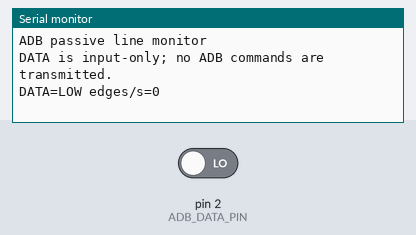
Simulated run of this sketch. Board: Arduino Uno, built with avr-gcc and run on an emulated ATmega328P. Shown: the last lines printed to the serial monitor. The inputs (shaded band) are chosen by the test bench; at power-on: pin 2 (ADB_DATA_PIN) LOW.

Above: at 1.4 s.
1.5 s: pin 2 (ADB_DATA_PIN) driven HIGH
At 2.8 s:
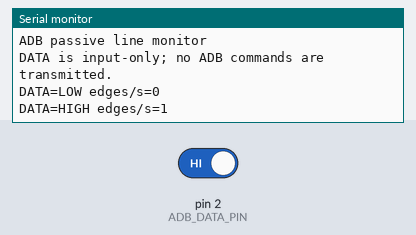
4.5 s: pin 2 (ADB_DATA_PIN) driven LOW
At 5.5 s:
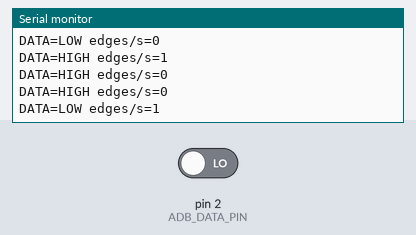

The sketch:

ADBLineMonitor.ino
```cpp
// Passive ADB wiring check for Arduino Uno.
// D2 is input-only here: this sketch never drives the ADB DATA line.
const uint8_t ADB_DATA_PIN = 2;
volatile uint32_t edgeCount = 0;
volatile uint8_t lastEdgeLevel = 1;

void onDataChange() {
  lastEdgeLevel = digitalRead(ADB_DATA_PIN);
  ++edgeCount;
}

void setup() {
  pinMode(ADB_DATA_PIN, INPUT); // external ADB pull-up should provide HIGH
  Serial.begin(115200);
  delay(200);
  attachInterrupt(digitalPinToInterrupt(ADB_DATA_PIN), onDataChange, CHANGE);
  Serial.println(F("ADB passive line monitor"));
  Serial.println(F("DATA is input-only; no ADB commands are transmitted."));
}

void loop() {
  static uint32_t lastReport = 0;
  if (millis() - lastReport >= 1000) {
    noInterrupts();
    uint32_t edges = edgeCount;
    uint8_t level = lastEdgeLevel;
    interrupts();
    Serial.print(F("DATA="));
    Serial.print(digitalRead(ADB_DATA_PIN) ? F("HIGH") : F("LOW"));
    Serial.print(F(" edges/s="));
    Serial.println(edges);
    edgeCount = 0;
    lastReport = millis();
  }
}
```

Measured:
- after the input at 1.5 s, the serial monitor: prints a new line after 0.50 s (image 1)
- after the input at 4.5 s, the serial monitor: prints a new line after 0.50 s (image 2)
